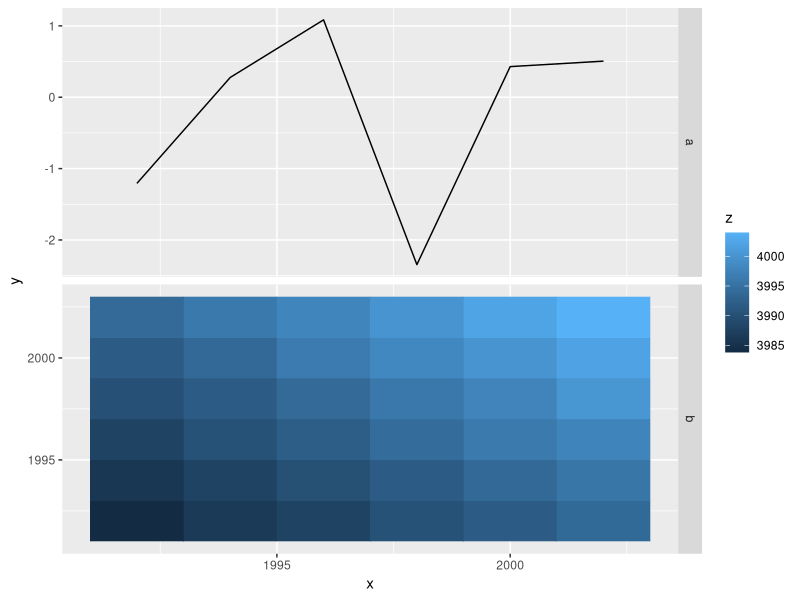

Write the R code that produced this figure. (Note: this script raises an error after producing the figure.)
#' ---
#' title: "Align two plots on a page"
#' subtitle: "https://github.com/hadley/ggplot2.wiki.git"
#' author: "baptiste edited this page on 11 Feb · 7 revisions"
#' date: '`r format(Sys.Date(), "%d %B %Y")`'
#' output:
#'         html_document:
#'                 theme: readable
#'                 number_sections: yes
#'         word_document:
#'              fig_caption: yes
#'              fig_width: 9
#'              toc: no
#'              number_sections: yes
#'              theme: readable
#' ---


#+ options , include = FALSE
knitr::opts_chunk$set(echo = TRUE)



#'
#' Goal
#' =====

#' Two plots with different meaning (y-scale, geom, etc.) need to be aligned for
#' they share a common x-axis.
#' There are two stategies: use facetting, or create two separate plots and
#' combine them on a page.


#'
#' Dummy Facetting
#' ==============
#'

#' It is often possible to obtain good results by creating a dummy facetting of
#' the data as in the following example:

library(ggplot2)

# create data
x <- seq(1992, 2002, by=2)
set.seed(1234)
d1 <- data.frame(x=x, y=rnorm(length(x)))
xy <- expand.grid(x=x, y=x) # allcombinations of values of x
d2 <- data.frame(x=xy$x, y=xy$y, z= jitter(xy$x + xy$y))
# add panel specification in the data
d1$panel <- "a"
d2$panel <- "b"
d1$z <- d1$x

# bind d1 and d2 together
d <- rbind(d1, d2)

p <- ggplot(data = d, mapping = aes(x = x, y = y)) +
        facet_grid(panel~., scale="free") +
        # the 2 geoms use different data subsets
        geom_line(data = d1, stat = "identity") +
        geom_tile(data = d2, mapping=aes(colour=z, fill=z), stat = "identity")
p



#'
#' Combining two plots
#' ===================

#' Alternatively, it may be easier to produce separate plots, and align them on
#' the page. We illustrate the procedure with the gtable package, used
#' internally for the layout of ggplot objects.

#' BUT the second method does not align here the x-axis


library(ggplot2)

# same data
x <- seq(1992, 2002, by=2)
set.seed(1234)
d1 <- data.frame(x=x, y=rnorm(length(x)))
xy <- expand.grid(x=x, y=x)
d2 <- data.frame(x=xy$x, y=xy$y, z= jitter(xy$x + xy$y))

# define plots
p1 <-  ggplot(data = d1, mapping = aes(x = x, y = y)) +
        geom_line(stat = "identity")

p2 <-  ggplot(data = d2, mapping = aes(x=x, y=y, fill=z)) +
        geom_tile()

## convert plots to gtable objects
library(gtable)
library(grid) # low-level grid functions are required
g1 <- ggplotGrob(p1)
g1 <- gtable_add_cols(g1, unit(0,"mm")) # add a column for missing legend
g2 <- ggplotGrob(p2)
g <- rbind(g1, g2, size="first") # stack the two plots
g$widths <- unit.pmax(g1$widths, g2$widths) # use the largest widths
# center the legend vertically
g$layout[grepl("guide", g$layout$name),c("t","b")] <- c(1,nrow(g))
grid.newpage()
grid.draw(g)



